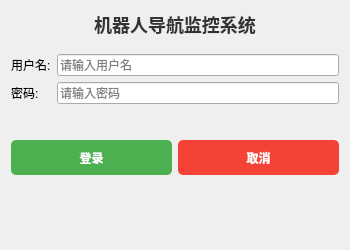
<?xml version="1.0" encoding="UTF-8"?>
<ui version="4.0">
 <class>LoginDialog</class>
 <widget class="QDialog" name="LoginDialog">
  <property name="geometry">
   <rect>
    <x>0</x>
    <y>0</y>
    <width>350</width>
    <height>250</height>
   </rect>
  </property>
  <property name="windowTitle">
   <string>登录</string>
  </property>
  <property name="modal">
   <bool>true</bool>
  </property>
  <property name="sizePolicy">
   <sizepolicy hsizetype="Fixed" vsizetype="Fixed">
    <horstretch>0</horstretch>
    <verstretch>0</verstretch>
   </sizepolicy>
  </property>
  <layout class="QVBoxLayout" name="verticalLayout">
   <item>
    <widget class="QLabel" name="titleLabel">
     <property name="text">
      <string>机器人导航监控系统</string>
     </property>
     <property name="alignment">
      <set>Qt::AlignCenter</set>
     </property>
     <property name="styleSheet">
      <string>font-size: 18px; font-weight: bold; color: #333; margin-bottom: 10px;</string>
     </property>
    </widget>
   </item>
   <item>
    <layout class="QFormLayout" name="formLayout">
     <item row="0" column="0">
      <widget class="QLabel" name="usernameLabel">
       <property name="text">
        <string>用户名:</string>
       </property>
      </widget>
     </item>
     <item row="0" column="1">
      <widget class="QLineEdit" name="usernameEdit">
       <property name="placeholderText">
        <string>请输入用户名</string>
       </property>
      </widget>
     </item>
     <item row="1" column="0">
      <widget class="QLabel" name="passwordLabel">
       <property name="text">
        <string>密码:</string>
       </property>
      </widget>
     </item>
     <item row="1" column="1">
      <widget class="QLineEdit" name="passwordEdit">
       <property name="placeholderText">
        <string>请输入密码</string>
       </property>
       <property name="echoMode">
        <enum>QLineEdit::Password</enum>
       </property>
      </widget>
     </item>
    </layout>
   </item>
   <item>
    <widget class="QLabel" name="messageLabel">
     <property name="text">
      <string/>
     </property>
     <property name="alignment">
      <set>Qt::AlignCenter</set>
     </property>
     <property name="styleSheet">
      <string>color: red; margin: 5px;</string>
     </property>
    </widget>
   </item>
   <item>
    <layout class="QHBoxLayout" name="buttonLayout">
     <item>
      <widget class="QPushButton" name="loginButton">
       <property name="text">
        <string>登录</string>
       </property>
       <property name="minimumSize">
        <size>
         <width>0</width>
         <height>35</height>
        </size>
       </property>
       <property name="styleSheet">
        <string>background-color: #4CAF50; color: white; font-weight: bold; border-radius: 5px;</string>
       </property>
      </widget>
     </item>
     <item>
      <widget class="QPushButton" name="cancelButton">
       <property name="text">
        <string>取消</string>
       </property>
       <property name="minimumSize">
        <size>
         <width>0</width>
         <height>35</height>
        </size>
       </property>
       <property name="styleSheet">
        <string>background-color: #f44336; color: white; font-weight: bold; border-radius: 5px;</string>
       </property>
      </widget>
     </item>
    </layout>
   </item>
   <item>
    <spacer name="verticalSpacer">
     <property name="orientation">
      <enum>Qt::Vertical</enum>
     </property>
     <property name="sizeHint" stdset="0">
      <size>
       <width>20</width>
       <height>0</height>
      </size>
     </property>
    </spacer>
   </item>
  </layout>
 </widget>
 <resources/>
 <connections/>
</ui>
